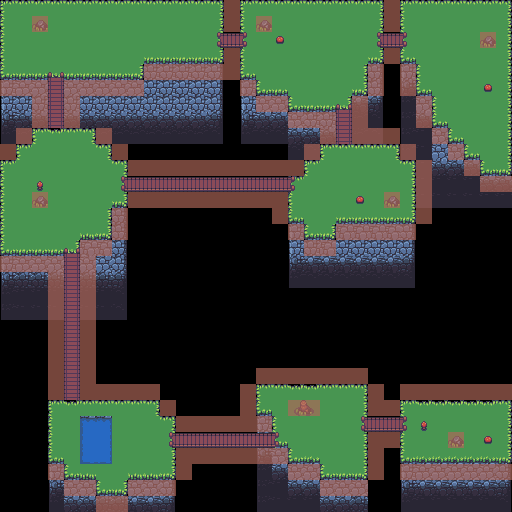

Below is a game level as drawn by its tile map, then a one-line description and the .tmx that defines it (tile-layer data replaced by summaries):
An orthogonal 32x32 tile map with 16x16 px tiles, 3 tile layers (Floating Island, Bridges, Collision) and 1 object.

<map version="1.0" orientation="orthogonal" renderorder="right-down" width="32" height="32" tilewidth="16" tileheight="16" nextobjectid="1">
 <tileset firstgid="1" name="tileset" tilewidth="16" tileheight="16" tilecount="184">
  <image source="Sprites/tileset.png" width="368" height="128" />
  <tile id="113">
   <objectgroup draworder="index">
    <object id="0" x="0.125" y="0.125" width="15.75" height="15.75" />
   </objectgroup>
  </tile>
 </tileset>
 <layer name="Floating Island" width="32" height="32">
  <data>[1024 cells, 611 non-empty, 34 distinct tile ids]</data>
 </layer>
 <layer name="Bridges" width="32" height="32">
  <data>[1024 cells, 67 non-empty, 16 distinct tile ids]</data>
 </layer>
 <layer name="Collision" width="32" height="32" opacity="0.67">
  <data>[1024 cells, 182 non-empty, 1 distinct tile ids]</data>
 </layer>
</map>
